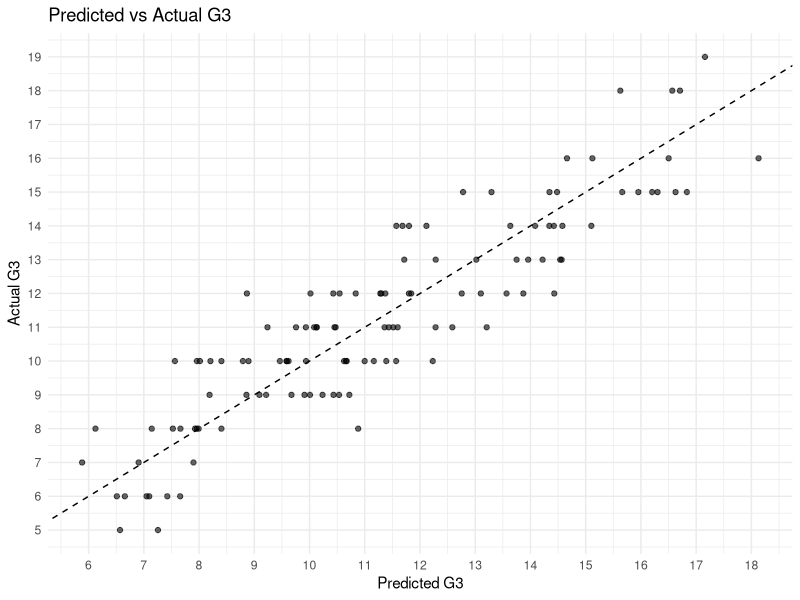

Write R code to recreate this figure.
library(ggplot2)

allData<-read.csv("student-mat.csv", sep=";", header=TRUE)

purgeData<-subset(allData, higher=="yes" & absences<=30 & G3>0 & school=="GP")

purgeData<-purgeData[, -c(1, 21, ncol(purgeData)-1)]

attributeExplain<-list(
  school="學生的學校 (GP: Gabriel Pereira, MS: Mousinho da Silveira)",
  sex="學生性別 (F: 女, M: 男)",
  age="學生年齡 (15~20 歲)",
  address="家庭地址型態 (U: 城市, R: 鄉村)",
  famsize="家庭人數 (LE3: 小於等於3人, GT3: 大於3人)",
  Pstatus="父母同住狀態 (T: 同住, A: 分居)",
  Medu="母親教育程度 (0: 無, 1: 小學, 2: 國中, 3: 高中, 4: 大學)",
  Fedu="父親教育程度 (0: 無, 1: 小學, 2: 國中, 3: 高中, 4: 大學)",
  Mjob="母親職業 (teacher/health/services/at_home/other)",
  Fjob="父親職業 (teacher/health/services/at_home/other)",
  reason="選擇此校原因 (home/reputation/course/other)",
  guardian="監護人 (mother/father/other)",
  traveltime="通勤時間 (1: <15分, 2: 15~30分, 3: 30~60分, 4: >1小時)",
  studytime="每週讀書時數 (1: <2小時, 2: 2~5小時, 3: 5~10小時, 4: >10小時)",
  failures="不及格次數 (1~3, 4: 超過3次)",
  schoolsup="是否有額外學業輔導 (yes/no)",
  famsup="家庭是否支持學業 (yes/no)",
  paid="是否有額外付費課程 (yes/no)",
  activities="是否參加課外活動 (yes/no)",
  nursery="是否上過幼兒園 (yes/no)",
  higher="是否想升學 (yes/no)",
  internet="家中是否有網路 (yes/no)",
  romantic="是否有戀愛關係 (yes/no)",
  famrel="家庭關係品質 (1: 很差 ~ 5: 很好)",
  freetime="自由時間 (1: 很少 ~ 5: 很多)",
  goout="外出頻率 (1: 很少 ~ 5: 很多)",
  Dalc="平日飲酒量 (1: 很少 ~ 5: 很多)",
  Walc="週末飲酒量 (1: 很少 ~ 5: 很多)",
  health="健康狀況 (1: 很差 ~ 5: 很好)",
  absences="曠課次數 (0~30)",
  G1="第一學期成績 (0~20)",
  G2="第二學期成績 (0~20)"
)


category<-c("sex", "address", "famsize", "Pstatus", 
  "Mjob", "Fjob", "reason", "guardian", 
  "schoolsup", "famsup", "paid", "activities", 
  "nursery", "internet", "romantic")
purgeData[category]<-lapply(purgeData[category], as.factor)

set.seed(123)
df.train<-purgeData[sample(1:nrow(purgeData),ceiling(nrow(purgeData)*0.7)), ]
df.test<-purgeData[-as.numeric(rownames(df.train)), ]

model<-lm(G3~., data=df.train)
print(summary(model))

prediction<-predict(model, newdata=df.test)

rmse.test<-sqrt(mean((df.test$G3-prediction)^2))
print(paste("Test RMSE:", round(rmse.test, 3)))

r2.test<-cor(df.test$G3, prediction)^2
print(paste("Test R-squared:", round(r2.test, 3)))

rmse.train<-sqrt(mean((df.train$G3-predict(model, newdata=df.train))^2))
print(paste("Train RMSE:", round(rmse.train, 3)))

r2.train<-cor(df.train$G3, predict(model, newdata=df.train))^2
print(paste("Train R-squared:", round(r2.train, 3)))

plot<-ggplot(df.test, aes(x=prediction, y=G3))+
  geom_point(alpha=0.6)+
  geom_abline(intercept=0, slope=1, linetype="dashed")+
  scale_x_continuous(breaks=seq(5, 20, 1))+
  scale_y_continuous(breaks=seq(5, 20, 1))+
  labs(title="Predicted vs Actual G3",
    x="Predicted G3",
    y="Actual G3")+
  theme_minimal()
  
print(plot)

coef_sum<-summary(model)$coefficients
tvals_raw<-abs(coef_sum[, "t value"])
tvals_raw<-tvals_raw[names(tvals_raw)!="(Intercept)"]

orig_vars<-names(df.train)
map_term_to_var<-function(term) {
  if(term %in% orig_vars) return(term)
  hit<-orig_vars[startsWith(term, orig_vars)]
  if(length(hit)>0) return(hit[1])
  term
}
mapped_vars<-vapply(names(tvals_raw), map_term_to_var, character(1))
tvals<-tvals_raw
names(tvals)<-mapped_vars
top10_vars<-unique(names(sort(tvals, decreasing = TRUE)))[1:10]

cat("\nTop 10 t-value variables:", paste(top10_vars, collapse = ", "), "\n")


cat("\n請選擇分析模式：1. 詳細版分析；2. 精簡版分析\n")
while(TRUE){
  analyzeMode<-readline("輸入 1 或 2: ")
  if(analyzeMode==""){
    analyzeMode<-"2"
  }
  if(analyzeMode=="1"||analyzeMode=="2"){
    break
  }
  print("輸入不合法，請輸入 1 或 2。")
}
predictVar<-setdiff(names(df.train), "G3")

if(analyzeMode=="2"){
    considerInput<-top10_vars
}else{
  considerInput<-predictVar
}
cat("\n請依序輸入以下變數的值，一行一個，留空則以中位數(數值)或眾數(類別)補上：\n")
userInput<-list()
for(inputVar in predictVar){

  if(is.numeric(df.train[[inputVar]])){
    numeric.common<-median(df.train[[inputVar]], na.rm=TRUE)
    if(inputVar%in%considerInput){
      cat("\n============================================\n")
      cat(sprintf("\n【%s】說明：\n%s", inputVar, attributeExplain[[inputVar]]))
      est<-coef_sum[inputVar, "Estimate"]
      dir<-if(est > 0) "正向" else if(est < 0) "負向" else "無方向"
      cat("\n\n", inputVar, "係數=", est, "影響", dir, "G3\n")
      numeric.min<-min(df.train[[inputVar]], na.rm=TRUE)
      numeric.max<-max(df.train[[inputVar]], na.rm=TRUE)
      while(TRUE){
        rawInput<-readline(sprintf(" => %s [默認 %s]: ", inputVar, numeric.common))
        if(rawInput==""||is.na(rawInput)){
          numeric.input<-numeric.common
          break
        }
        numeric.input<-suppressWarnings(as.numeric(rawInput))
        if(!is.na(numeric.input) && numeric.input>=numeric.min && numeric.input<=numeric.max){
          break
        }
        cat("輸入不合法，請輸入", numeric.min, "到", numeric.max, "之間的數字。\n")
      }
      userInput[[inputVar]]<-numeric.input
    }else{
      userInput[[inputVar]]<-numeric.common
    }
  }else if(is.factor(df.train[[inputVar]])){
    factor.valid<-levels(df.train[[inputVar]])
    factor.common<-names(sort(table(df.train[[inputVar]]), decreasing=TRUE))[1]
    if(inputVar %in% considerInput){
      cat("\n============================================\n")
      cat(sprintf("\n【%s】說明：\n%s", inputVar, attributeExplain[[inputVar]]))
      cat("\n\n", inputVar,"各水平影響：\n")
      for(lv in factor.valid){
        dummyName<-paste0(inputVar, lv)
        if(dummyName %in% rownames(coef_sum)){
          est_lv<-coef_sum[dummyName, "Estimate"]
          dir_lv<-if(est_lv>0) "正向" else if(est_lv<0) "負向" else "無方向"
          cat(" ", lv, "(係數=", est_lv, dir_lv, "\n")
        } else {
          cat(" ", lv, "(基準)", "\n")
        }
      }
      cat("\n")
      while(TRUE){
        rawInput<-readline(sprintf(" => %s [默認 %s]: ", inputVar, factor.common))
        if(rawInput==""){
          factor.input<-factor.common
          break
        }
        if(rawInput %in% factor.valid){
          factor.input<-rawInput
          break
        }
        print(sprintf("輸入不合法，可選值：%s", paste(factor.valid, collapse="/")))
      }
      userInput[[inputVar]]<-factor.input
    }else{
      userInput[[inputVar]]<-factor.common
    }
  }
}
df.input<-as.data.frame(userInput, stringsAsFactors=FALSE)
for(inputVar in predictVar){
  if(is.factor(df.train[[inputVar]])){
    df.input[[inputVar]]<-factor(df.input[[inputVar]], levels=levels(df.train[[inputVar]]))
  }
}
predUser<-predict(model, newdata=df.input)
cat("預測的 G3 分數為:", round(predUser, 1),"\n")
